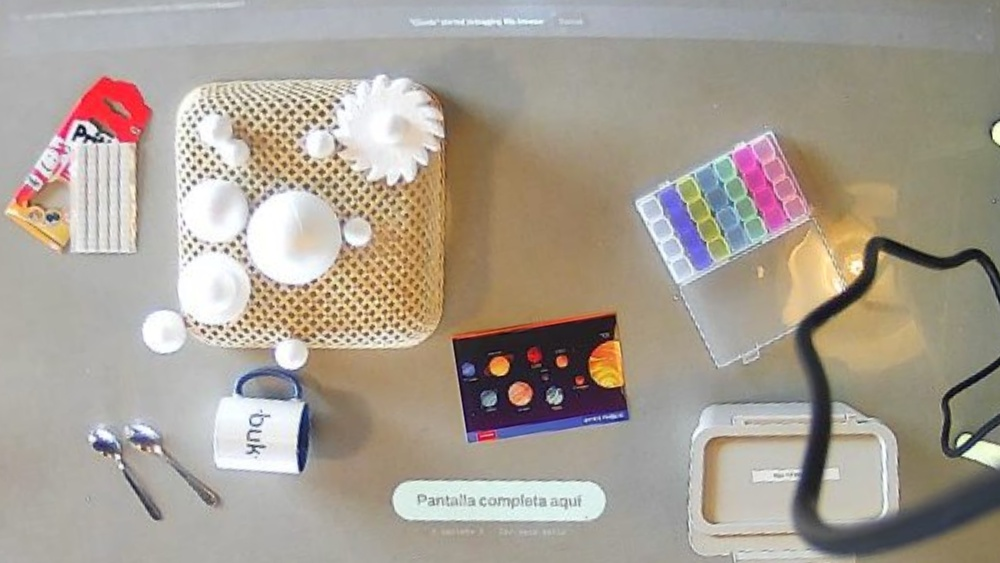
#> input picture data/mesa/2026-11-21/mesa-cenital-mm-1.jpg, 1000 x 563 px
$ python exportar_fixtures.py ../../../data/mesa/2026-11-21/mesa-cenital-mm-1.jpg
#> lines starting #> are read from the running program, lines starting #| are printed output that depends on the picture
### escenas/escritorio/percepcion/sintetico.py
"""Libretas sintéticas para probar la percepción sin cámara: papel con renglones, letra a mano, perspectiva y luz.

`foto(...)` devuelve la imagen y la verdad (esquinas en px y cajas de cada renglón en coordenadas de la libreta).
"""

from __future__ import annotations

import cv2
import numpy as np

PAPEL = (226, 236, 242)  # BGR, papel algo cálido
RENGLON = (226, 200, 168)  # celeste
MARGEN = (110, 110, 225)  # rojo
TINTA = (110, 45, 25)  # azul lápiz pasta


def pagina(ancho=620, alto=880, *, renglon=34, margen_x=86, espiral=False) -> np.ndarray:
    img = np.full((alto, ancho, 3), PAPEL, np.uint8)
    for y in range(renglon * 3, alto - renglon // 2, renglon):
        cv2.line(img, (0, y), (ancho, y), RENGLON, 1, cv2.LINE_AA)
    cv2.line(img, (margen_x, 0), (margen_x, alto), MARGEN, 2, cv2.LINE_AA)
    if espiral:
        for y in range(24, alto - 10, 28):
            cv2.circle(img, (10, y), 6, (60, 60, 60), 2, cv2.LINE_AA)
    return img


def escribir(img: np.ndarray, lineas: list[str], *, desde=3, renglon=34, x=100, color=TINTA, escala=1.0, grosor=2):
    """Escribe a mano (Hershey script) sobre los renglones; devuelve la caja en px de cada línea."""
    cajas = []
    for i, texto in enumerate(lineas):
        y = renglon * (desde + i) - 6
        (w, h), base = cv2.getTextSize(texto, cv2.FONT_HERSHEY_SCRIPT_SIMPLEX, escala, grosor)
        cv2.putText(img, texto, (x, y), cv2.FONT_HERSHEY_SCRIPT_SIMPLEX, escala, color, grosor, cv2.LINE_AA)
        cajas.append([x, y - h, w, h + base])
    return cajas


def doble(izq: np.ndarray, der: np.ndarray, lomo=14) -> np.ndarray:
    alto = izq.shape[0]
    centro = np.zeros((alto, lomo, 3), np.uint8)
    for j in range(lomo):  # sombra del lomo: más oscuro al medio
        t = 1 - abs(j - lomo / 2) / (lomo / 2)
        centro[:, j] = (np.array(PAPEL) * (1 - 0.55 * t)).astype(np.uint8)
    return np.hstack([izq, centro, der])


def mesa(ancho=1280, alto=720, semilla=0) -> np.ndarray:
    rng = np.random.default_rng(semilla)
    base = np.full((alto, ancho, 3), (118, 126, 132), np.float32)
    gx = np.linspace(-1, 1, ancho)[None, :, None]
    gy = np.linspace(-1, 1, alto)[:, None, None]
    base *= 1 + 0.08 * gx - 0.06 * gy
    base += rng.normal(0, 4, base.shape)
    return np.clip(base, 0, 255).astype(np.uint8)


def poner(fondo: np.ndarray, libreta: np.ndarray, quad) -> np.ndarray:
    """Pega la libreta en la foto con perspectiva (esquinas TL, TR, BR, BL) y una sombra suave."""
    alto, ancho = libreta.shape[:2]
    src = np.float32([[0, 0], [ancho, 0], [ancho, alto], [0, alto]])
    M = cv2.getPerspectiveTransform(src, np.float32(quad))
    H, W = fondo.shape[:2]
    warp = cv2.warpPerspective(libreta, M, (W, H), flags=cv2.INTER_LINEAR)
    mascara = cv2.warpPerspective(np.full((alto, ancho), 255, np.uint8), M, (W, H))
    sombra = cv2.GaussianBlur(cv2.warpPerspective(np.full((alto, ancho), 255, np.uint8), M, (W, H)), (0, 0), 9)
    sombra = np.roll(sombra, (8, 6), axis=(0, 1)).astype(np.float32) / 255
    out = fondo.astype(np.float32) * (1 - 0.35 * sombra[..., None])
    m = mascara.astype(np.float32)[..., None] / 255
    out = out * (1 - m) + warp.astype(np.float32) * m
    return np.clip(out, 0, 255).astype(np.uint8)


def luz(img: np.ndarray, semilla=0, *, ruido=3.0, desenfoque=0.8, viñeta=0.12) -> np.ndarray:
    rng = np.random.default_rng(semilla)
    H, W = img.shape[:2]
    yy, xx = np.mgrid[0:H, 0:W].astype(np.float32)
    cx, cy = W * (0.4 + 0.2 * rng.random()), H * (0.4 + 0.2 * rng.random())
    r = np.hypot((xx - cx) / W, (yy - cy) / H)
    out = img.astype(np.float32) * (1 - viñeta * r[..., None] * 2)
    out += rng.normal(0, ruido, out.shape)
    out = np.clip(out, 0, 255).astype(np.uint8)
    return cv2.GaussianBlur(out, (0, 0), desenfoque) if desenfoque else out


def proyectar_luz(img: np.ndarray, texto: str, origen, *, color=(255, 170, 60), escala=1.1) -> np.ndarray:
    """Simula la respuesta proyectada: luz de color que se suma a la foto (nunca oscurece)."""
    capa = np.zeros_like(img)
    cv2.putText(capa, texto, origen, cv2.FONT_HERSHEY_SIMPLEX, escala, color, 3, cv2.LINE_AA)
    capa = cv2.GaussianBlur(capa, (0, 0), 1.2)
    return cv2.add(img, (capa * 0.8).astype(np.uint8))


def foto(lineas, *, quad=None, semilla=0, doble_pagina=False, lineas_izq=(), lado=0, fondo=None, mano=False) -> dict:
    """Arma una foto de cámara secundaria con la libreta y devuelve la verdad.

    - `lineas`: texto de la página activa (la derecha si es doble página).
    - `quad`: esquinas de la libreta en la foto; por defecto una perspectiva suave.
    - `lado`: cuartos de vuelta de la libreta en la foto (para probar `girar`).
    """
    if doble_pagina:
        izq = pagina()
        escribir(izq, list(lineas_izq))
        der = pagina()
        cajas_der = escribir(der, list(lineas))
        hoja = doble(izq, der)
        dx = izq.shape[1] + 14
        cajas = [[x + dx, y, w, h] for x, y, w, h in cajas_der]
    else:
        hoja = pagina()
        cajas = escribir(hoja, list(lineas))
    alto, ancho = hoja.shape[:2]
    cajas_norm = [[x / ancho, y / alto, w / ancho, h / alto] for x, y, w, h in cajas]
    fondo = mesa(semilla=semilla) if fondo is None else fondo.copy()
    H, W = fondo.shape[:2]
    if quad is None:
        if doble_pagina:
            quad = [[W * 0.14, H * 0.12], [W * 0.88, H * 0.15], [W * 0.86, H * 0.9], [W * 0.12, H * 0.86]]
        else:
            quad = [[W * 0.33, H * 0.08], [W * 0.68, H * 0.1], [W * 0.7, H * 0.93], [W * 0.31, H * 0.9]]
    quad = np.float32(quad)
    en_foto = np.roll(quad, lado, axis=0)  # la libreta girada: su esquina TL cae en otra esquina de la foto
    img = poner(fondo, hoja, en_foto)
    if mano:
        c = quad.mean(axis=0).astype(int)
        cv2.ellipse(img, (int(c[0]), int(c[1])), (90, 60), 30, 0, 360, (120, 150, 205), -1, cv2.LINE_AA)
    img = luz(img, semilla)
    return {"img": img, "quad": quad, "cajas": cajas_norm, "tamano_hoja": (ancho, alto)}

### escenas/escritorio/percepcion/exportar_fixtures.py
"""Exporta las fotos de prueba y su verdad para el port a Rust (crate pcx-escena-escritorio).

    uv run python -m percepcion.exportar_fixtures <carpeta>

Son las mismas escenas que usan los tests de Python: libreta sola con tres luces, doble página, girada, mesa vacía,
foto real de la mesa con una libreta pegada, antes y después de escribir un renglón, mano encima y página con luz
proyectada.
"""

from __future__ import annotations

import json
import sys
from pathlib import Path

import cv2
import numpy as np

from . import sintetico as s

PRIMERAS = ["como le pongo a", "este endpoint?"]
TERCERA = ["/v1/cobros  o  /pagos"]
RAIZ = Path(__file__).resolve().parents[3]


def exportar(destino: Path):
    destino.mkdir(parents=True, exist_ok=True)
    verdad = {}

    def guardar(nombre, img, **datos):
        cv2.imwrite(str(destino / f"{nombre}.jpg"), img, [cv2.IMWRITE_JPEG_QUALITY, 92])
        verdad[nombre] = {k: (v.tolist() if isinstance(v, np.ndarray) else v) for k, v in datos.items()}

    for sem in (0, 1, 2):
        f = s.foto(PRIMERAS, semilla=sem)
        guardar(f"simple_{sem}", f["img"], quad=f["quad"], paginas=1)
    f = s.foto(PRIMERAS, doble_pagina=True, lineas_izq=["notas viejas", "deploy viernes"])
    guardar("doble", f["img"], quad=f["quad"], paginas=2)
    f = s.foto(PRIMERAS, lado=1)
    guardar("girada", f["img"], quad=np.roll(f["quad"], 1, axis=0), girar=3)
    guardar("vacia", s.luz(s.mesa(semilla=3), 3))
#> in guardar (call 6), `cv2.imwrite(str(destino / f"{nombre}.jpg"), img, [cv2.IMWRITE_JPEG_QUA..`:
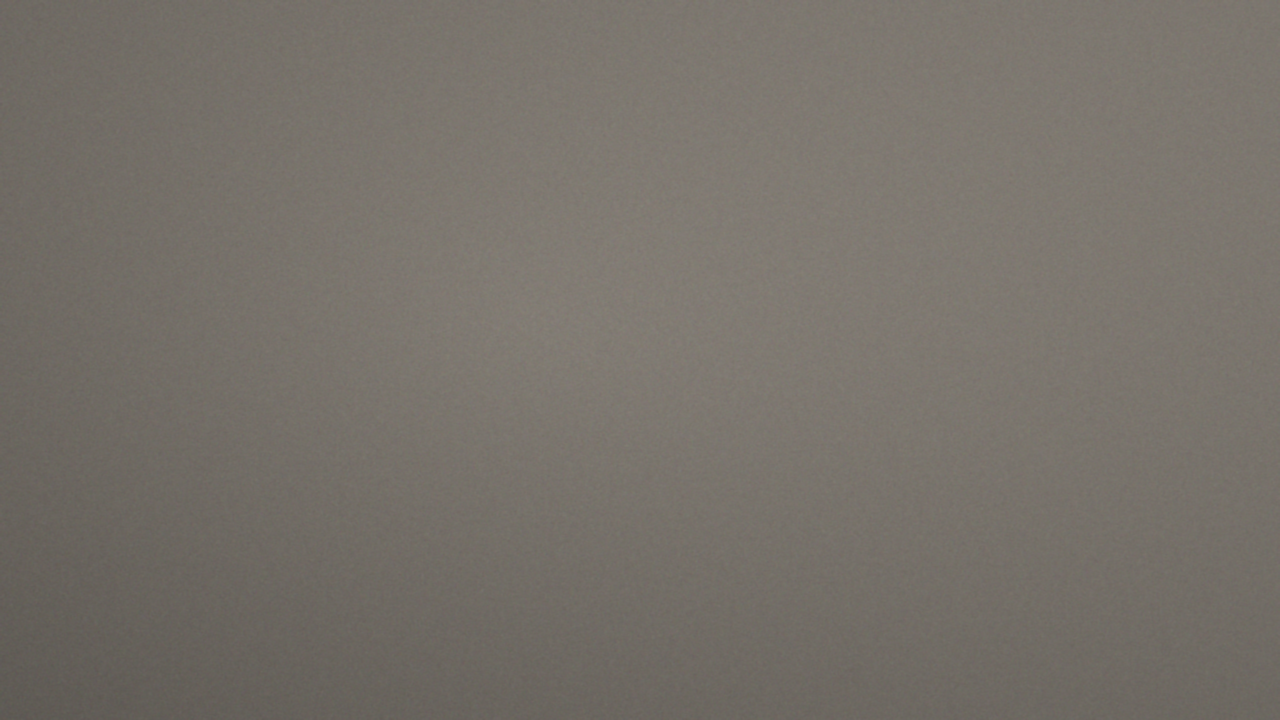
#> saved as vacia.jpg: shape (720, 1280, 3); mean B, G, R 105.9, 113.2, 118.6
    mesa = cv2.imread(str(RAIZ / "data/mesa/2026-11-21/mesa-cenital-mm-1.jpg"))
#> mesa is the input picture: shape (563, 1000, 3); mean B, G, R 147.6, 159, 167.9
    hoja = s.pagina()
    s.escribir(hoja, PRIMERAS)
    quad = np.float32([[478, 64], [624, 74], [614, 284], [468, 276]])
    guardar("mesa_real", s.poner(mesa, hoja, quad), quad=quad, cerca_de=[545, 175], area_min=0.01)
#> in poner (call 6), `warp = cv2.warpPerspective(libreta, M, (W, H), flags=cv2.INTER_LINEAR)`:
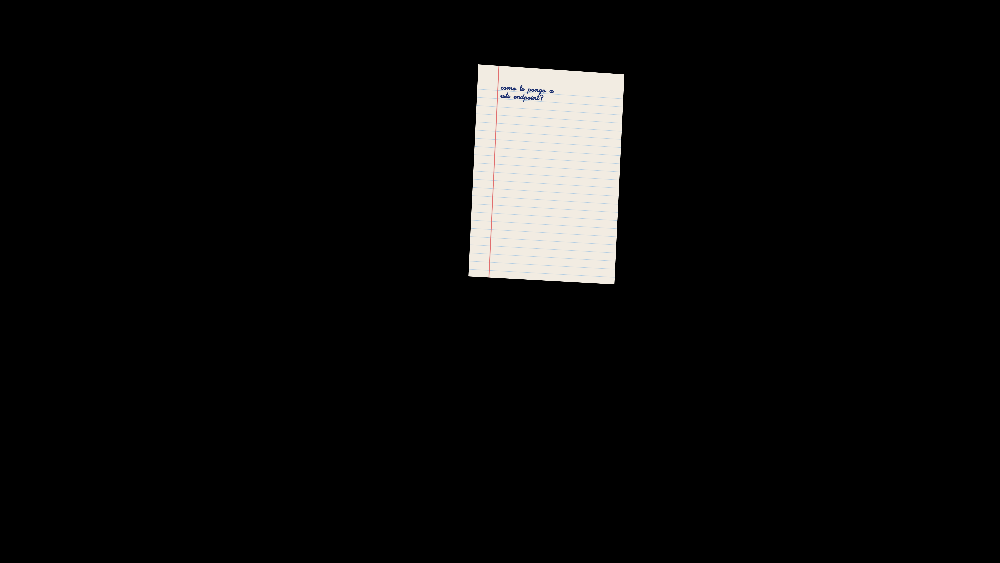
#> warp: shape (563, 1000, 3); mean of channels 0, 1, 2 12.3, 12.8, 13.1; drawn as B, G, R
    a = s.foto(PRIMERAS, semilla=5)
    d = s.foto(PRIMERAS + TERCERA, semilla=6)
    guardar("antes", a["img"], quad=a["quad"])
    guardar("despues", d["img"], quad=d["quad"], nuevo=d["cajas"][2])
    guardar("mano", s.foto(PRIMERAS + TERCERA, semilla=12, mano=True)["img"])
#> in foto (call 8), `cv2.ellipse(img, (int(c[0]), int(c[1])), (90, 60), 30, 0, 360, (120, 1..`:
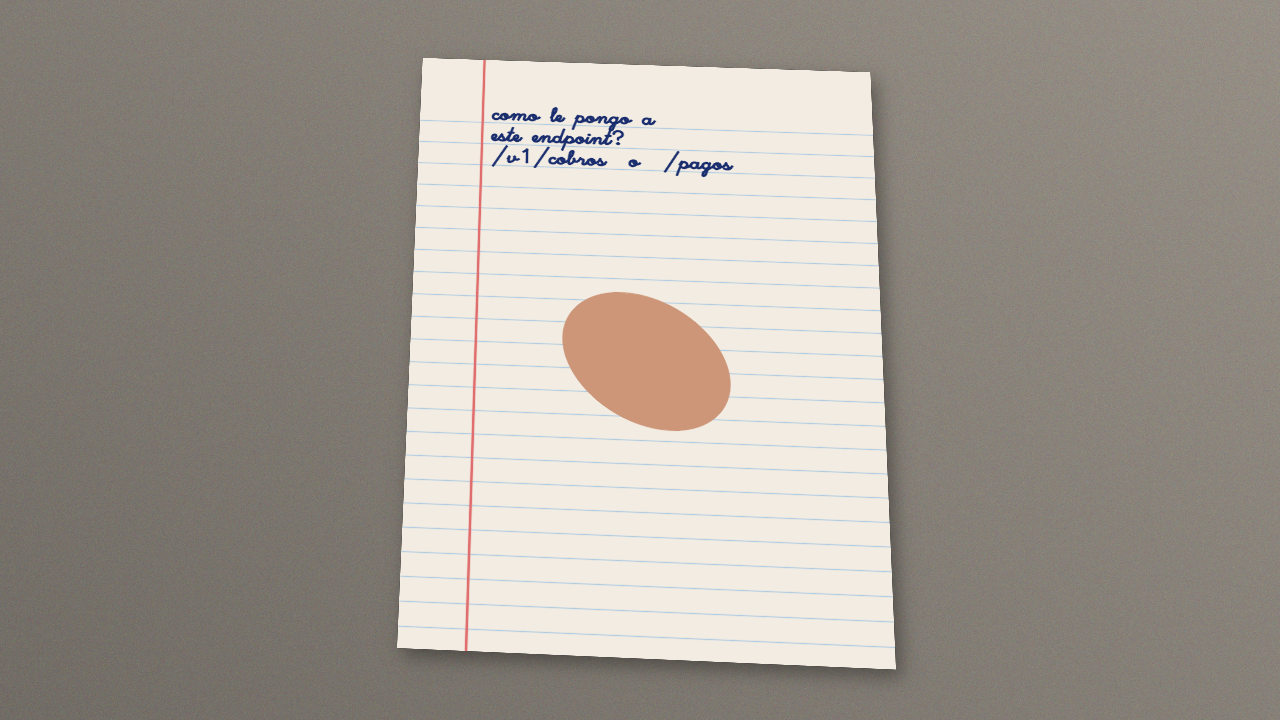
#> img: shape (720, 1280, 3); mean of channels 0, 1, 2 147.6, 156, 162.6; drawn as B, G, R
    da = s.foto(PRIMERAS, doble_pagina=True, lineas_izq=["notas viejas"])
    dd = s.foto(PRIMERAS + TERCERA, doble_pagina=True, lineas_izq=["notas viejas"], semilla=4)
    guardar("doble_antes", da["img"])
    guardar("doble_despues", dd["img"], nuevo=dd["cajas"][2])
#> in guardar (call 12), `cv2.imwrite(str(destino / f"{nombre}.jpg"), img, [cv2.IMWRITE_JPEG_QUA..`:
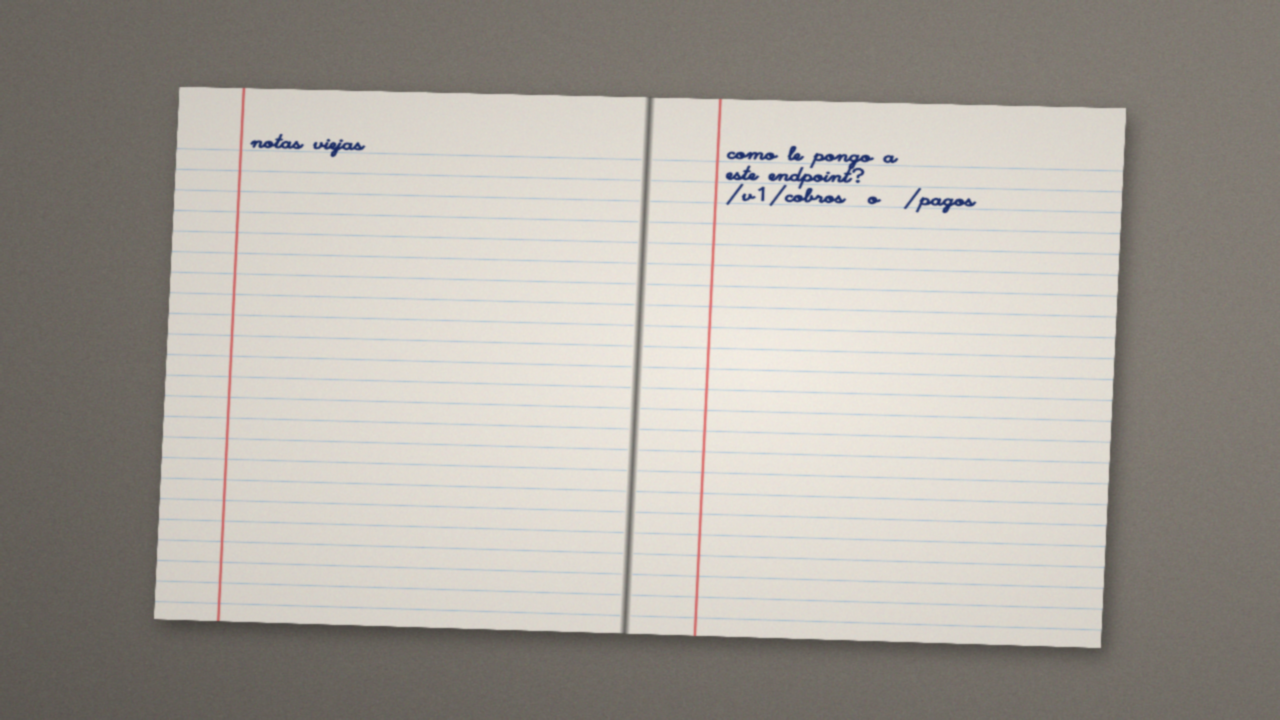
#> saved as doble_despues.jpg: shape (720, 1280, 3); mean B, G, R 160.1, 167.4, 172.3
    # páginas planas (ya rectificadas): con tinta, y con la respuesta proyectada encima (luz que no es tinta)
    hoja = s.pagina()
    cajas = s.escribir(hoja, PRIMERAS)
    guardar("hoja", hoja, cajas_px=cajas)
    guardar("hoja_luz", s.proyectar_luz(hoja, "usa /v1/cobros", (110, 260)))
    guardar("hoja_blanca", s.pagina())
#> in guardar (call 15), `cv2.imwrite(str(destino / f"{nombre}.jpg"), img, [cv2.IMWRITE_JPEG_QUA..`:
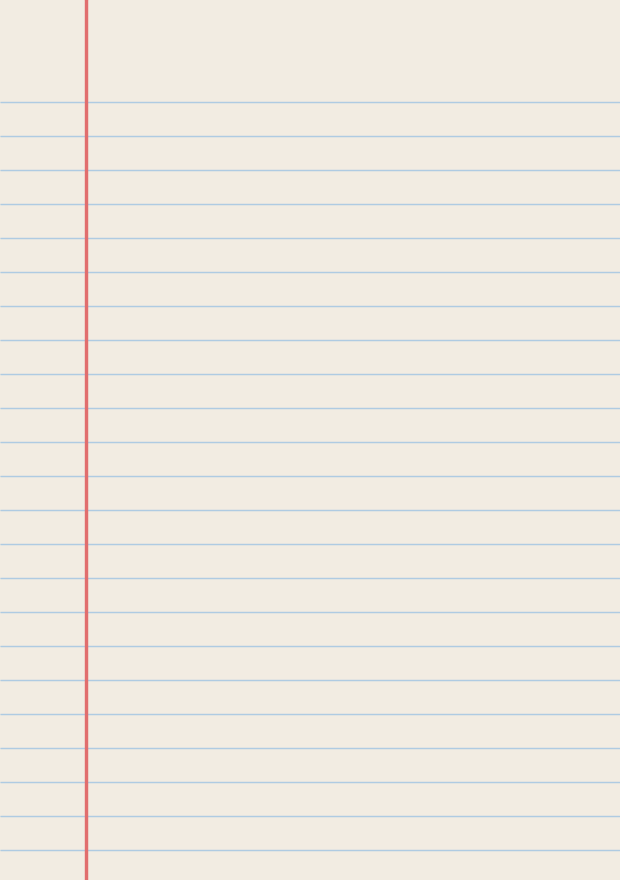
#> saved as hoja_blanca.jpg: shape (880, 620, 3); mean B, G, R 225.4, 234, 239.3
    (destino / "verdad.json").write_text(json.dumps(verdad, indent=1))
    return verdad


if __name__ == "__main__":
    v = exportar(Path(sys.argv[1]))
    print(len(v), "fotos")
